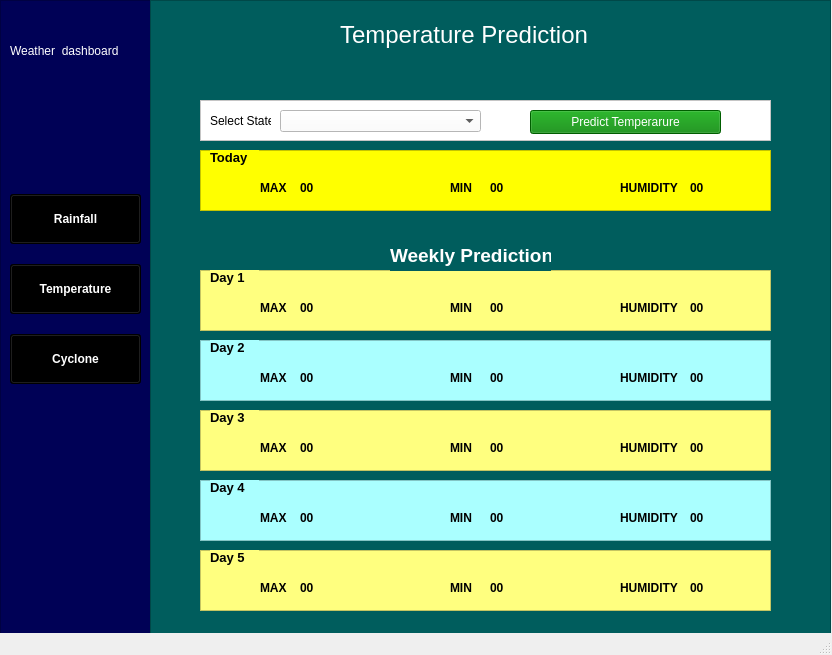
<?xml version="1.0" encoding="UTF-8"?>
<ui version="4.0">
 <class>MainWindow</class>
 <widget class="QMainWindow" name="MainWindow">
  <property name="geometry">
   <rect>
    <x>0</x>
    <y>0</y>
    <width>832</width>
    <height>655</height>
   </rect>
  </property>
  <property name="font">
   <font>
    <underline>false</underline>
   </font>
  </property>
  <property name="contextMenuPolicy">
   <enum>Qt::DefaultContextMenu</enum>
  </property>
  <property name="windowTitle">
   <string>MainWindow</string>
  </property>
  <widget class="QWidget" name="centralwidget">
   <widget class="QFrame" name="frame">
    <property name="geometry">
     <rect>
      <x>0</x>
      <y>0</y>
      <width>151</width>
      <height>641</height>
     </rect>
    </property>
    <property name="styleSheet">
     <string notr="true">background-color: rgb(0, 1, 86);
</string>
    </property>
    <property name="frameShape">
     <enum>QFrame::StyledPanel</enum>
    </property>
    <property name="frameShadow">
     <enum>QFrame::Raised</enum>
    </property>
    <widget class="QLabel" name="label_2">
     <property name="geometry">
      <rect>
       <x>40</x>
       <y>10</y>
       <width>71</width>
       <height>61</height>
      </rect>
     </property>
     <property name="styleSheet">
      <string notr="true"/>
     </property>
     <property name="text">
      <string/>
     </property>
     <property name="pixmap">
      <pixmap>images/logo2.png</pixmap>
     </property>
     <property name="scaledContents">
      <bool>true</bool>
     </property>
    </widget>
    <widget class="QLabel" name="label_3">
     <property name="geometry">
      <rect>
       <x>10</x>
       <y>40</y>
       <width>131</width>
       <height>21</height>
      </rect>
     </property>
     <property name="styleSheet">
      <string notr="true">color: rgb(255, 255, 255);
font: 700 10pt &quot;Segoe UI&quot;;</string>
     </property>
     <property name="text">
      <string>Weather  dashboard</string>
     </property>
    </widget>
   </widget>
   <widget class="QWidget" name="layoutWidget">
    <property name="geometry">
     <rect>
      <x>10</x>
      <y>180</y>
      <width>131</width>
      <height>220</height>
     </rect>
    </property>
    <layout class="QVBoxLayout" name="verticalLayout">
     <item>
      <widget class="QPushButton" name="pushButton">
       <property name="minimumSize">
        <size>
         <width>35</width>
         <height>50</height>
        </size>
       </property>
       <property name="font">
        <font>
         <bold>true</bold>
         <underline>false</underline>
        </font>
       </property>
       <property name="autoFillBackground">
        <bool>false</bool>
       </property>
       <property name="styleSheet">
        <string notr="true">background-color: rgb(0, 0, 0);
color: rgb(255, 255, 255);</string>
       </property>
       <property name="text">
        <string>Rainfall</string>
       </property>
      </widget>
     </item>
     <item>
      <widget class="QPushButton" name="pushButton_2">
       <property name="minimumSize">
        <size>
         <width>35</width>
         <height>50</height>
        </size>
       </property>
       <property name="font">
        <font>
         <bold>true</bold>
         <underline>false</underline>
        </font>
       </property>
       <property name="autoFillBackground">
        <bool>false</bool>
       </property>
       <property name="styleSheet">
        <string notr="true">background-color: rgb(0, 0, 0);
color: rgb(255, 255, 255);</string>
       </property>
       <property name="text">
        <string>Temperature</string>
       </property>
      </widget>
     </item>
     <item>
      <widget class="QPushButton" name="pushButton_4">
       <property name="minimumSize">
        <size>
         <width>35</width>
         <height>50</height>
        </size>
       </property>
       <property name="font">
        <font>
         <bold>true</bold>
         <underline>false</underline>
        </font>
       </property>
       <property name="autoFillBackground">
        <bool>false</bool>
       </property>
       <property name="styleSheet">
        <string notr="true">background-color: rgb(0, 0, 0);
color: rgb(255, 255, 255);</string>
       </property>
       <property name="text">
        <string>Cyclone</string>
       </property>
      </widget>
     </item>
    </layout>
   </widget>
   <widget class="QFrame" name="frame_2">
    <property name="geometry">
     <rect>
      <x>150</x>
      <y>0</y>
      <width>681</width>
      <height>641</height>
     </rect>
    </property>
    <property name="styleSheet">
     <string notr="true">background-color: rgb(0, 93, 93);
</string>
    </property>
    <property name="frameShape">
     <enum>QFrame::StyledPanel</enum>
    </property>
    <property name="frameShadow">
     <enum>QFrame::Raised</enum>
    </property>
    <widget class="QLabel" name="templabel">
     <property name="geometry">
      <rect>
       <x>190</x>
       <y>10</y>
       <width>281</width>
       <height>51</height>
      </rect>
     </property>
     <property name="styleSheet">
      <string notr="true">color: rgb(255, 255, 255);
font: 700 10pt &quot;Segoe UI&quot;;</string>
     </property>
     <property name="text">
      <string>&lt;html&gt;&lt;head/&gt;&lt;body&gt;&lt;p&gt;&lt;span style=&quot; font-size:18pt;&quot;&gt;Temperature Prediction&lt;/span&gt;&lt;/p&gt;&lt;/body&gt;&lt;/html&gt;</string>
     </property>
    </widget>
    <widget class="QFrame" name="frame_3">
     <property name="geometry">
      <rect>
       <x>50</x>
       <y>150</y>
       <width>571</width>
       <height>61</height>
      </rect>
     </property>
     <property name="autoFillBackground">
      <bool>false</bool>
     </property>
     <property name="styleSheet">
      <string notr="true">background-color: rgb(255, 255, 0);</string>
     </property>
     <property name="frameShape">
      <enum>QFrame::StyledPanel</enum>
     </property>
     <property name="frameShadow">
      <enum>QFrame::Sunken</enum>
     </property>
     <widget class="QLabel" name="label">
      <property name="geometry">
       <rect>
        <x>10</x>
        <y>0</y>
        <width>49</width>
        <height>16</height>
       </rect>
      </property>
      <property name="text">
       <string>&lt;html&gt;&lt;head/&gt;&lt;body&gt;&lt;p&gt;&lt;span style=&quot; font-size:10pt; font-weight:700;&quot;&gt;Today&lt;/span&gt;&lt;/p&gt;&lt;/body&gt;&lt;/html&gt;</string>
      </property>
     </widget>
     <widget class="QLabel" name="label_5">
      <property name="geometry">
       <rect>
        <x>60</x>
        <y>30</y>
        <width>31</width>
        <height>16</height>
       </rect>
      </property>
      <property name="text">
       <string>&lt;html&gt;&lt;head/&gt;&lt;body&gt;&lt;p&gt;&lt;span style=&quot; font-weight:700;&quot;&gt;MAX&lt;/span&gt;&lt;/p&gt;&lt;/body&gt;&lt;/html&gt;</string>
      </property>
     </widget>
     <widget class="QLabel" name="label_6">
      <property name="geometry">
       <rect>
        <x>250</x>
        <y>30</y>
        <width>31</width>
        <height>16</height>
       </rect>
      </property>
      <property name="text">
       <string>&lt;html&gt;&lt;head/&gt;&lt;body&gt;&lt;p&gt;&lt;span style=&quot; font-weight:700;&quot;&gt;MIN&lt;/span&gt;&lt;/p&gt;&lt;/body&gt;&lt;/html&gt;</string>
      </property>
     </widget>
     <widget class="QLabel" name="label_10">
      <property name="geometry">
       <rect>
        <x>420</x>
        <y>30</y>
        <width>61</width>
        <height>16</height>
       </rect>
      </property>
      <property name="text">
       <string>&lt;html&gt;&lt;head/&gt;&lt;body&gt;&lt;p&gt;&lt;span style=&quot; font-weight:700;&quot;&gt;HUMIDITY&lt;/span&gt;&lt;/p&gt;&lt;/body&gt;&lt;/html&gt;</string>
      </property>
     </widget>
     <widget class="QLabel" name="todaymax">
      <property name="geometry">
       <rect>
        <x>100</x>
        <y>30</y>
        <width>31</width>
        <height>16</height>
       </rect>
      </property>
      <property name="text">
       <string>&lt;html&gt;&lt;head/&gt;&lt;body&gt;&lt;p&gt;&lt;span style=&quot; font-weight:700;&quot;&gt;00&lt;/span&gt;&lt;/p&gt;&lt;/body&gt;&lt;/html&gt;</string>
      </property>
     </widget>
     <widget class="QLabel" name="todatmin">
      <property name="geometry">
       <rect>
        <x>290</x>
        <y>30</y>
        <width>31</width>
        <height>16</height>
       </rect>
      </property>
      <property name="text">
       <string>&lt;html&gt;&lt;head/&gt;&lt;body&gt;&lt;p&gt;&lt;span style=&quot; font-weight:700;&quot;&gt;00&lt;/span&gt;&lt;/p&gt;&lt;/body&gt;&lt;/html&gt;</string>
      </property>
     </widget>
     <widget class="QLabel" name="todayhumidity">
      <property name="geometry">
       <rect>
        <x>490</x>
        <y>30</y>
        <width>31</width>
        <height>16</height>
       </rect>
      </property>
      <property name="text">
       <string>&lt;html&gt;&lt;head/&gt;&lt;body&gt;&lt;p&gt;&lt;span style=&quot; font-weight:700;&quot;&gt;00&lt;/span&gt;&lt;/p&gt;&lt;/body&gt;&lt;/html&gt;</string>
      </property>
     </widget>
    </widget>
    <widget class="QFrame" name="frame_4">
     <property name="geometry">
      <rect>
       <x>50</x>
       <y>270</y>
       <width>571</width>
       <height>61</height>
      </rect>
     </property>
     <property name="autoFillBackground">
      <bool>false</bool>
     </property>
     <property name="styleSheet">
      <string notr="true">background-color: rgb(255, 255, 127);</string>
     </property>
     <property name="frameShape">
      <enum>QFrame::StyledPanel</enum>
     </property>
     <property name="frameShadow">
      <enum>QFrame::Sunken</enum>
     </property>
     <widget class="QLabel" name="label_4">
      <property name="geometry">
       <rect>
        <x>10</x>
        <y>0</y>
        <width>49</width>
        <height>16</height>
       </rect>
      </property>
      <property name="text">
       <string>&lt;html&gt;&lt;head/&gt;&lt;body&gt;&lt;p&gt;&lt;span style=&quot; font-size:10pt; font-weight:700;&quot;&gt;Day 1&lt;/span&gt;&lt;/p&gt;&lt;/body&gt;&lt;/html&gt;</string>
      </property>
     </widget>
     <widget class="QLabel" name="label_14">
      <property name="geometry">
       <rect>
        <x>60</x>
        <y>30</y>
        <width>31</width>
        <height>16</height>
       </rect>
      </property>
      <property name="text">
       <string>&lt;html&gt;&lt;head/&gt;&lt;body&gt;&lt;p&gt;&lt;span style=&quot; font-weight:700;&quot;&gt;MAX&lt;/span&gt;&lt;/p&gt;&lt;/body&gt;&lt;/html&gt;</string>
      </property>
     </widget>
     <widget class="QLabel" name="label_15">
      <property name="geometry">
       <rect>
        <x>250</x>
        <y>30</y>
        <width>31</width>
        <height>16</height>
       </rect>
      </property>
      <property name="text">
       <string>&lt;html&gt;&lt;head/&gt;&lt;body&gt;&lt;p&gt;&lt;span style=&quot; font-weight:700;&quot;&gt;MIN&lt;/span&gt;&lt;/p&gt;&lt;/body&gt;&lt;/html&gt;</string>
      </property>
     </widget>
     <widget class="QLabel" name="label_16">
      <property name="geometry">
       <rect>
        <x>420</x>
        <y>30</y>
        <width>61</width>
        <height>16</height>
       </rect>
      </property>
      <property name="text">
       <string>&lt;html&gt;&lt;head/&gt;&lt;body&gt;&lt;p&gt;&lt;span style=&quot; font-weight:700;&quot;&gt;HUMIDITY&lt;/span&gt;&lt;/p&gt;&lt;/body&gt;&lt;/html&gt;</string>
      </property>
     </widget>
     <widget class="QLabel" name="day1max">
      <property name="geometry">
       <rect>
        <x>100</x>
        <y>30</y>
        <width>31</width>
        <height>16</height>
       </rect>
      </property>
      <property name="text">
       <string>&lt;html&gt;&lt;head/&gt;&lt;body&gt;&lt;p&gt;&lt;span style=&quot; font-weight:700;&quot;&gt;00&lt;/span&gt;&lt;/p&gt;&lt;/body&gt;&lt;/html&gt;</string>
      </property>
     </widget>
     <widget class="QLabel" name="day1min">
      <property name="geometry">
       <rect>
        <x>290</x>
        <y>30</y>
        <width>31</width>
        <height>16</height>
       </rect>
      </property>
      <property name="text">
       <string>&lt;html&gt;&lt;head/&gt;&lt;body&gt;&lt;p&gt;&lt;span style=&quot; font-weight:700;&quot;&gt;00&lt;/span&gt;&lt;/p&gt;&lt;/body&gt;&lt;/html&gt;</string>
      </property>
     </widget>
     <widget class="QLabel" name="day1humidity">
      <property name="geometry">
       <rect>
        <x>490</x>
        <y>30</y>
        <width>31</width>
        <height>16</height>
       </rect>
      </property>
      <property name="text">
       <string>&lt;html&gt;&lt;head/&gt;&lt;body&gt;&lt;p&gt;&lt;span style=&quot; font-weight:700;&quot;&gt;00&lt;/span&gt;&lt;/p&gt;&lt;/body&gt;&lt;/html&gt;</string>
      </property>
     </widget>
    </widget>
    <widget class="QFrame" name="frame_5">
     <property name="geometry">
      <rect>
       <x>50</x>
       <y>340</y>
       <width>571</width>
       <height>61</height>
      </rect>
     </property>
     <property name="autoFillBackground">
      <bool>false</bool>
     </property>
     <property name="styleSheet">
      <string notr="true">background-color: rgb(170, 255, 255);</string>
     </property>
     <property name="frameShape">
      <enum>QFrame::StyledPanel</enum>
     </property>
     <property name="frameShadow">
      <enum>QFrame::Sunken</enum>
     </property>
     <widget class="QLabel" name="label_20">
      <property name="geometry">
       <rect>
        <x>10</x>
        <y>0</y>
        <width>49</width>
        <height>16</height>
       </rect>
      </property>
      <property name="text">
       <string>&lt;html&gt;&lt;head/&gt;&lt;body&gt;&lt;p&gt;&lt;span style=&quot; font-size:10pt; font-weight:700;&quot;&gt;Day 2&lt;/span&gt;&lt;/p&gt;&lt;/body&gt;&lt;/html&gt;</string>
      </property>
     </widget>
     <widget class="QLabel" name="label_21">
      <property name="geometry">
       <rect>
        <x>60</x>
        <y>30</y>
        <width>31</width>
        <height>16</height>
       </rect>
      </property>
      <property name="text">
       <string>&lt;html&gt;&lt;head/&gt;&lt;body&gt;&lt;p&gt;&lt;span style=&quot; font-weight:700;&quot;&gt;MAX&lt;/span&gt;&lt;/p&gt;&lt;/body&gt;&lt;/html&gt;</string>
      </property>
     </widget>
     <widget class="QLabel" name="label_22">
      <property name="geometry">
       <rect>
        <x>250</x>
        <y>30</y>
        <width>31</width>
        <height>16</height>
       </rect>
      </property>
      <property name="text">
       <string>&lt;html&gt;&lt;head/&gt;&lt;body&gt;&lt;p&gt;&lt;span style=&quot; font-weight:700;&quot;&gt;MIN&lt;/span&gt;&lt;/p&gt;&lt;/body&gt;&lt;/html&gt;</string>
      </property>
     </widget>
     <widget class="QLabel" name="label_23">
      <property name="geometry">
       <rect>
        <x>420</x>
        <y>30</y>
        <width>61</width>
        <height>16</height>
       </rect>
      </property>
      <property name="text">
       <string>&lt;html&gt;&lt;head/&gt;&lt;body&gt;&lt;p&gt;&lt;span style=&quot; font-weight:700;&quot;&gt;HUMIDITY&lt;/span&gt;&lt;/p&gt;&lt;/body&gt;&lt;/html&gt;</string>
      </property>
     </widget>
     <widget class="QLabel" name="day2max">
      <property name="geometry">
       <rect>
        <x>100</x>
        <y>30</y>
        <width>31</width>
        <height>16</height>
       </rect>
      </property>
      <property name="text">
       <string>&lt;html&gt;&lt;head/&gt;&lt;body&gt;&lt;p&gt;&lt;span style=&quot; font-weight:700;&quot;&gt;00&lt;/span&gt;&lt;/p&gt;&lt;/body&gt;&lt;/html&gt;</string>
      </property>
     </widget>
     <widget class="QLabel" name="day2min">
      <property name="geometry">
       <rect>
        <x>290</x>
        <y>30</y>
        <width>31</width>
        <height>16</height>
       </rect>
      </property>
      <property name="text">
       <string>&lt;html&gt;&lt;head/&gt;&lt;body&gt;&lt;p&gt;&lt;span style=&quot; font-weight:700;&quot;&gt;00&lt;/span&gt;&lt;/p&gt;&lt;/body&gt;&lt;/html&gt;</string>
      </property>
     </widget>
     <widget class="QLabel" name="day2humidity">
      <property name="geometry">
       <rect>
        <x>490</x>
        <y>30</y>
        <width>31</width>
        <height>16</height>
       </rect>
      </property>
      <property name="text">
       <string>&lt;html&gt;&lt;head/&gt;&lt;body&gt;&lt;p&gt;&lt;span style=&quot; font-weight:700;&quot;&gt;00&lt;/span&gt;&lt;/p&gt;&lt;/body&gt;&lt;/html&gt;</string>
      </property>
     </widget>
    </widget>
    <widget class="QFrame" name="frame_6">
     <property name="geometry">
      <rect>
       <x>50</x>
       <y>410</y>
       <width>571</width>
       <height>61</height>
      </rect>
     </property>
     <property name="autoFillBackground">
      <bool>false</bool>
     </property>
     <property name="styleSheet">
      <string notr="true">background-color: rgb(255, 255, 127);</string>
     </property>
     <property name="frameShape">
      <enum>QFrame::StyledPanel</enum>
     </property>
     <property name="frameShadow">
      <enum>QFrame::Sunken</enum>
     </property>
     <widget class="QLabel" name="label_27">
      <property name="geometry">
       <rect>
        <x>10</x>
        <y>0</y>
        <width>49</width>
        <height>16</height>
       </rect>
      </property>
      <property name="text">
       <string>&lt;html&gt;&lt;head/&gt;&lt;body&gt;&lt;p&gt;&lt;span style=&quot; font-size:10pt; font-weight:700;&quot;&gt;Day 3&lt;/span&gt;&lt;/p&gt;&lt;/body&gt;&lt;/html&gt;</string>
      </property>
     </widget>
     <widget class="QLabel" name="label_28">
      <property name="geometry">
       <rect>
        <x>60</x>
        <y>30</y>
        <width>31</width>
        <height>16</height>
       </rect>
      </property>
      <property name="text">
       <string>&lt;html&gt;&lt;head/&gt;&lt;body&gt;&lt;p&gt;&lt;span style=&quot; font-weight:700;&quot;&gt;MAX&lt;/span&gt;&lt;/p&gt;&lt;/body&gt;&lt;/html&gt;</string>
      </property>
     </widget>
     <widget class="QLabel" name="label_29">
      <property name="geometry">
       <rect>
        <x>250</x>
        <y>30</y>
        <width>31</width>
        <height>16</height>
       </rect>
      </property>
      <property name="text">
       <string>&lt;html&gt;&lt;head/&gt;&lt;body&gt;&lt;p&gt;&lt;span style=&quot; font-weight:700;&quot;&gt;MIN&lt;/span&gt;&lt;/p&gt;&lt;/body&gt;&lt;/html&gt;</string>
      </property>
     </widget>
     <widget class="QLabel" name="label_30">
      <property name="geometry">
       <rect>
        <x>420</x>
        <y>30</y>
        <width>61</width>
        <height>16</height>
       </rect>
      </property>
      <property name="text">
       <string>&lt;html&gt;&lt;head/&gt;&lt;body&gt;&lt;p&gt;&lt;span style=&quot; font-weight:700;&quot;&gt;HUMIDITY&lt;/span&gt;&lt;/p&gt;&lt;/body&gt;&lt;/html&gt;</string>
      </property>
     </widget>
     <widget class="QLabel" name="day3max">
      <property name="geometry">
       <rect>
        <x>100</x>
        <y>30</y>
        <width>31</width>
        <height>16</height>
       </rect>
      </property>
      <property name="text">
       <string>&lt;html&gt;&lt;head/&gt;&lt;body&gt;&lt;p&gt;&lt;span style=&quot; font-weight:700;&quot;&gt;00&lt;/span&gt;&lt;/p&gt;&lt;/body&gt;&lt;/html&gt;</string>
      </property>
     </widget>
     <widget class="QLabel" name="day3min">
      <property name="geometry">
       <rect>
        <x>290</x>
        <y>30</y>
        <width>31</width>
        <height>16</height>
       </rect>
      </property>
      <property name="text">
       <string>&lt;html&gt;&lt;head/&gt;&lt;body&gt;&lt;p&gt;&lt;span style=&quot; font-weight:700;&quot;&gt;00&lt;/span&gt;&lt;/p&gt;&lt;/body&gt;&lt;/html&gt;</string>
      </property>
     </widget>
     <widget class="QLabel" name="day3humidity">
      <property name="geometry">
       <rect>
        <x>490</x>
        <y>30</y>
        <width>31</width>
        <height>16</height>
       </rect>
      </property>
      <property name="text">
       <string>&lt;html&gt;&lt;head/&gt;&lt;body&gt;&lt;p&gt;&lt;span style=&quot; font-weight:700;&quot;&gt;00&lt;/span&gt;&lt;/p&gt;&lt;/body&gt;&lt;/html&gt;</string>
      </property>
     </widget>
    </widget>
    <widget class="QFrame" name="frame_7">
     <property name="geometry">
      <rect>
       <x>50</x>
       <y>480</y>
       <width>571</width>
       <height>61</height>
      </rect>
     </property>
     <property name="autoFillBackground">
      <bool>false</bool>
     </property>
     <property name="styleSheet">
      <string notr="true">background-color: rgb(170, 255, 255);</string>
     </property>
     <property name="frameShape">
      <enum>QFrame::StyledPanel</enum>
     </property>
     <property name="frameShadow">
      <enum>QFrame::Sunken</enum>
     </property>
     <widget class="QLabel" name="label_34">
      <property name="geometry">
       <rect>
        <x>10</x>
        <y>0</y>
        <width>49</width>
        <height>16</height>
       </rect>
      </property>
      <property name="text">
       <string>&lt;html&gt;&lt;head/&gt;&lt;body&gt;&lt;p&gt;&lt;span style=&quot; font-size:10pt; font-weight:700;&quot;&gt;Day 4&lt;/span&gt;&lt;/p&gt;&lt;/body&gt;&lt;/html&gt;</string>
      </property>
     </widget>
     <widget class="QLabel" name="label_35">
      <property name="geometry">
       <rect>
        <x>60</x>
        <y>30</y>
        <width>31</width>
        <height>16</height>
       </rect>
      </property>
      <property name="text">
       <string>&lt;html&gt;&lt;head/&gt;&lt;body&gt;&lt;p&gt;&lt;span style=&quot; font-weight:700;&quot;&gt;MAX&lt;/span&gt;&lt;/p&gt;&lt;/body&gt;&lt;/html&gt;</string>
      </property>
     </widget>
     <widget class="QLabel" name="label_36">
      <property name="geometry">
       <rect>
        <x>250</x>
        <y>30</y>
        <width>31</width>
        <height>16</height>
       </rect>
      </property>
      <property name="text">
       <string>&lt;html&gt;&lt;head/&gt;&lt;body&gt;&lt;p&gt;&lt;span style=&quot; font-weight:700;&quot;&gt;MIN&lt;/span&gt;&lt;/p&gt;&lt;/body&gt;&lt;/html&gt;</string>
      </property>
     </widget>
     <widget class="QLabel" name="label_37">
      <property name="geometry">
       <rect>
        <x>420</x>
        <y>30</y>
        <width>61</width>
        <height>16</height>
       </rect>
      </property>
      <property name="text">
       <string>&lt;html&gt;&lt;head/&gt;&lt;body&gt;&lt;p&gt;&lt;span style=&quot; font-weight:700;&quot;&gt;HUMIDITY&lt;/span&gt;&lt;/p&gt;&lt;/body&gt;&lt;/html&gt;</string>
      </property>
     </widget>
     <widget class="QLabel" name="day4max">
      <property name="geometry">
       <rect>
        <x>100</x>
        <y>30</y>
        <width>31</width>
        <height>16</height>
       </rect>
      </property>
      <property name="text">
       <string>&lt;html&gt;&lt;head/&gt;&lt;body&gt;&lt;p&gt;&lt;span style=&quot; font-weight:700;&quot;&gt;00&lt;/span&gt;&lt;/p&gt;&lt;/body&gt;&lt;/html&gt;</string>
      </property>
     </widget>
     <widget class="QLabel" name="day4min">
      <property name="geometry">
       <rect>
        <x>290</x>
        <y>30</y>
        <width>31</width>
        <height>16</height>
       </rect>
      </property>
      <property name="text">
       <string>&lt;html&gt;&lt;head/&gt;&lt;body&gt;&lt;p&gt;&lt;span style=&quot; font-weight:700;&quot;&gt;00&lt;/span&gt;&lt;/p&gt;&lt;/body&gt;&lt;/html&gt;</string>
      </property>
     </widget>
     <widget class="QLabel" name="day4humidity">
      <property name="geometry">
       <rect>
        <x>490</x>
        <y>30</y>
        <width>31</width>
        <height>16</height>
       </rect>
      </property>
      <property name="text">
       <string>&lt;html&gt;&lt;head/&gt;&lt;body&gt;&lt;p&gt;&lt;span style=&quot; font-weight:700;&quot;&gt;00&lt;/span&gt;&lt;/p&gt;&lt;/body&gt;&lt;/html&gt;</string>
      </property>
     </widget>
    </widget>
    <widget class="QFrame" name="frame_8">
     <property name="geometry">
      <rect>
       <x>50</x>
       <y>550</y>
       <width>571</width>
       <height>61</height>
      </rect>
     </property>
     <property name="autoFillBackground">
      <bool>false</bool>
     </property>
     <property name="styleSheet">
      <string notr="true">background-color: rgb(255, 255, 127);</string>
     </property>
     <property name="frameShape">
      <enum>QFrame::StyledPanel</enum>
     </property>
     <property name="frameShadow">
      <enum>QFrame::Sunken</enum>
     </property>
     <widget class="QLabel" name="label_41">
      <property name="geometry">
       <rect>
        <x>10</x>
        <y>0</y>
        <width>49</width>
        <height>16</height>
       </rect>
      </property>
      <property name="text">
       <string>&lt;html&gt;&lt;head/&gt;&lt;body&gt;&lt;p&gt;&lt;span style=&quot; font-size:10pt; font-weight:700;&quot;&gt;Day 5&lt;/span&gt;&lt;/p&gt;&lt;/body&gt;&lt;/html&gt;</string>
      </property>
     </widget>
     <widget class="QLabel" name="label_42">
      <property name="geometry">
       <rect>
        <x>60</x>
        <y>30</y>
        <width>31</width>
        <height>16</height>
       </rect>
      </property>
      <property name="text">
       <string>&lt;html&gt;&lt;head/&gt;&lt;body&gt;&lt;p&gt;&lt;span style=&quot; font-weight:700;&quot;&gt;MAX&lt;/span&gt;&lt;/p&gt;&lt;/body&gt;&lt;/html&gt;</string>
      </property>
     </widget>
     <widget class="QLabel" name="label_43">
      <property name="geometry">
       <rect>
        <x>250</x>
        <y>30</y>
        <width>31</width>
        <height>16</height>
       </rect>
      </property>
      <property name="text">
       <string>&lt;html&gt;&lt;head/&gt;&lt;body&gt;&lt;p&gt;&lt;span style=&quot; font-weight:700;&quot;&gt;MIN&lt;/span&gt;&lt;/p&gt;&lt;/body&gt;&lt;/html&gt;</string>
      </property>
     </widget>
     <widget class="QLabel" name="label_44">
      <property name="geometry">
       <rect>
        <x>420</x>
        <y>30</y>
        <width>61</width>
        <height>16</height>
       </rect>
      </property>
      <property name="text">
       <string>&lt;html&gt;&lt;head/&gt;&lt;body&gt;&lt;p&gt;&lt;span style=&quot; font-weight:700;&quot;&gt;HUMIDITY&lt;/span&gt;&lt;/p&gt;&lt;/body&gt;&lt;/html&gt;</string>
      </property>
     </widget>
     <widget class="QLabel" name="day5max">
      <property name="geometry">
       <rect>
        <x>100</x>
        <y>30</y>
        <width>31</width>
        <height>16</height>
       </rect>
      </property>
      <property name="text">
       <string>&lt;html&gt;&lt;head/&gt;&lt;body&gt;&lt;p&gt;&lt;span style=&quot; font-weight:700;&quot;&gt;00&lt;/span&gt;&lt;/p&gt;&lt;/body&gt;&lt;/html&gt;</string>
      </property>
     </widget>
     <widget class="QLabel" name="day5min">
      <property name="geometry">
       <rect>
        <x>290</x>
        <y>30</y>
        <width>31</width>
        <height>16</height>
       </rect>
      </property>
      <property name="text">
       <string>&lt;html&gt;&lt;head/&gt;&lt;body&gt;&lt;p&gt;&lt;span style=&quot; font-weight:700;&quot;&gt;00&lt;/span&gt;&lt;/p&gt;&lt;/body&gt;&lt;/html&gt;</string>
      </property>
     </widget>
     <widget class="QLabel" name="day5humidity">
      <property name="geometry">
       <rect>
        <x>490</x>
        <y>30</y>
        <width>31</width>
        <height>16</height>
       </rect>
      </property>
      <property name="text">
       <string>&lt;html&gt;&lt;head/&gt;&lt;body&gt;&lt;p&gt;&lt;span style=&quot; font-weight:700;&quot;&gt;00&lt;/span&gt;&lt;/p&gt;&lt;/body&gt;&lt;/html&gt;</string>
      </property>
     </widget>
    </widget>
    <widget class="QLabel" name="label_48">
     <property name="geometry">
      <rect>
       <x>240</x>
       <y>240</y>
       <width>161</width>
       <height>31</height>
      </rect>
     </property>
     <property name="text">
      <string>&lt;html&gt;&lt;head/&gt;&lt;body&gt;&lt;p&gt;&lt;span style=&quot; font-size:14pt; font-weight:700; color:#ffffff;&quot;&gt;Weekly Prediction : &lt;/span&gt;&lt;/p&gt;&lt;/body&gt;&lt;/html&gt;</string>
     </property>
    </widget>
    <widget class="QFrame" name="frame_9">
     <property name="geometry">
      <rect>
       <x>50</x>
       <y>100</y>
       <width>571</width>
       <height>41</height>
      </rect>
     </property>
     <property name="styleSheet">
      <string notr="true">background-color: rgb(255, 255, 255);</string>
     </property>
     <property name="frameShape">
      <enum>QFrame::StyledPanel</enum>
     </property>
     <property name="frameShadow">
      <enum>QFrame::Raised</enum>
     </property>
     <widget class="QLabel" name="label_11">
      <property name="geometry">
       <rect>
        <x>10</x>
        <y>10</y>
        <width>61</width>
        <height>21</height>
       </rect>
      </property>
      <property name="text">
       <string>Select State</string>
      </property>
     </widget>
     <widget class="QComboBox" name="c">
      <property name="geometry">
       <rect>
        <x>80</x>
        <y>10</y>
        <width>201</width>
        <height>22</height>
       </rect>
      </property>
     </widget>
     <widget class="QPushButton" name="temppredict">
      <property name="geometry">
       <rect>
        <x>330</x>
        <y>10</y>
        <width>191</width>
        <height>24</height>
       </rect>
      </property>
      <property name="styleSheet">
       <string notr="true">background-color: rgb(0, 130, 0);
color: rgb(255, 255, 255);</string>
      </property>
      <property name="text">
       <string>Predict Temperarure</string>
      </property>
     </widget>
    </widget>
   </widget>
  </widget>
  <widget class="QStatusBar" name="statusbar"/>
 </widget>
 <resources/>
 <connections/>
</ui>
